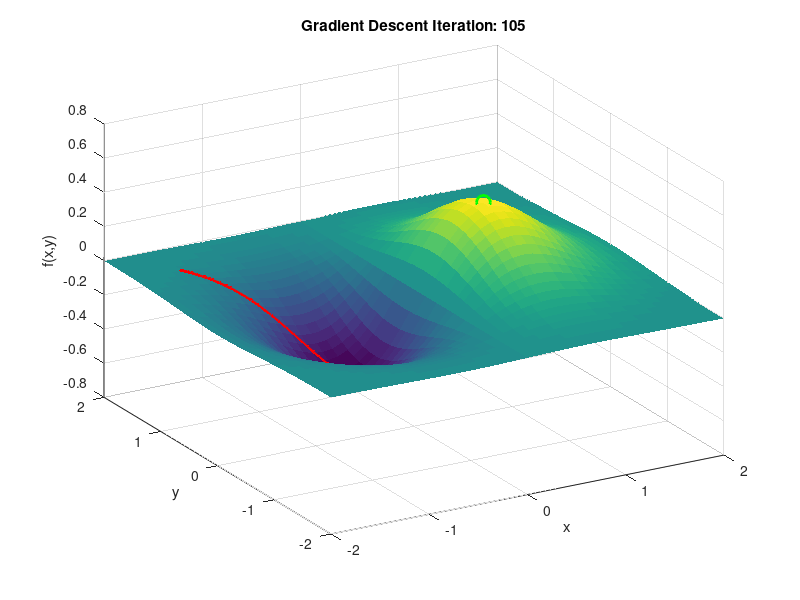

Here is the MATLAB script that generated this plot:
% Gradient Descent Visualization in 3D
clear; clc; close all;

% The objective
f = @(x, y) x .* exp(-x.^2 - y.^2);
grad = @(x, y) [(1 - 2*x.^2) .* exp(-x.^2 - y.^2);
                -2*x.*y .* exp(-x.^2 - y.^2)];

% Set parameters
alpha = 0.2;           % Step size. try alpha = 0.1;1.01
max_iter = 500;         % Number of iterations
x0 = [-1.5; 1.5];      % Starting point  [-1.5; 1.5];[1.5; -1.5];
tol = 1e-6;            % tolerance of the gradient

% Create grid for plotting the surface
[xg, yg] = meshgrid(-2:0.1:2, -2:0.1:2);
zg = f(xg, yg);

% Initialize position
x = x0;
history = x;
tic;
% Run gradient descent
for i = 1:max_iter
    g = grad(x(1), x(2));
    x = x - alpha * g;
    history(:, end+1) = x;
    if norm(g) < tol
    disp(['Converged at iteration ', num2str(i)]);
    break;
    end
end

elapsed_time = toc;
fprintf('final obj val: %2.6e\n', f(history(1,end), history(2,end)));
fprintf('elapsed time: %2.6f s\n', elapsed_time);


% Plotting and movie setup
figure;
axis tight manual
set(gca,'nextplot','replacechildren');
% v = VideoWriter('gradient_descent_demo.avi'); 
% open(v);

for k = 1:size(history, 2)
    surf(xg, yg, zg, 'EdgeColor', 'none');
    hold on;
    plot3(history(1,1:k), history(2,1:k), f(history(1,1:k), history(2,1:k)), 'r.-', 'LineWidth', 2, 'MarkerSize', 10);
    plot3(1/sqrt(2),0, f(1/sqrt(2),0), 'go', 'MarkerSize', 10, 'LineWidth', 2); % True minimum
    title(['Gradient Descent Iteration: ', num2str(k)]);
    xlabel('x'); ylabel('y'); zlabel('f(x,y)');
    view(-30, 30);
    drawnow;
    
    % Write frame to video
    frame = getframe(gcf);
%     writeVideo(v, frame);
    
    hold off;
end
fprintf('final obj val: %2.6e', f(history(1,end), history(2,end)))

% close(v);

% [EOF]
